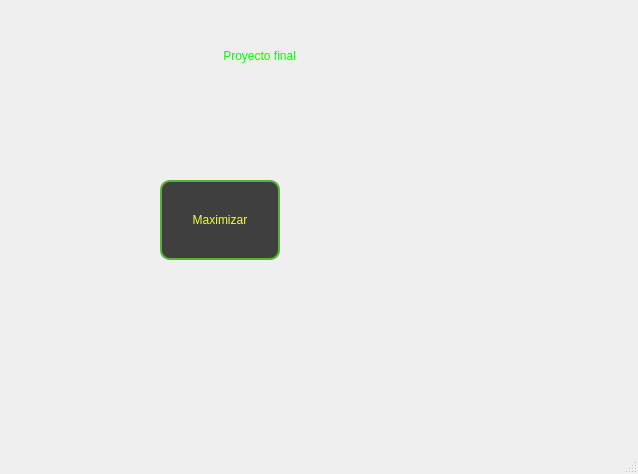
<?xml version="1.0" encoding="UTF-8"?>
<ui version="4.0">
 <class>MainWindow</class>
 <widget class="QMainWindow" name="MainWindow">
  <property name="enabled">
   <bool>true</bool>
  </property>
  <property name="geometry">
   <rect>
    <x>0</x>
    <y>0</y>
    <width>638</width>
    <height>474</height>
   </rect>
  </property>
  <property name="minimumSize">
   <size>
    <width>484</width>
    <height>0</height>
   </size>
  </property>
  <property name="maximumSize">
   <size>
    <width>638</width>
    <height>474</height>
   </size>
  </property>
  <property name="mouseTracking">
   <bool>true</bool>
  </property>
  <property name="windowTitle">
   <string>MainWindow</string>
  </property>
  <property name="styleSheet">
   <string notr="true">QWidget#centralwidget{
	background-color: qlineargradient(spread:pad, x1:0, y1:0, x2:1, y2:1, stop:0 		rgba(91, 91, 91, 255), stop:1 rgba(118, 118, 118, 255));
}
</string>
  </property>
  <widget class="QWidget" name="centralwidget">
   <widget class="QLabel" name="titulo">
    <property name="geometry">
     <rect>
      <x>220</x>
      <y>40</y>
      <width>271</width>
      <height>31</height>
     </rect>
    </property>
    <property name="cursor">
     <cursorShape>ArrowCursor</cursorShape>
    </property>
    <property name="styleSheet">
     <string notr="true">font: 85 20pt &quot;Bahnschrift&quot;;
color: rgb(0, 255, 0);</string>
    </property>
    <property name="text">
     <string> Proyecto final</string>
    </property>
   </widget>
   <widget class="QPushButton" name="boton1">
    <property name="geometry">
     <rect>
      <x>160</x>
      <y>180</y>
      <width>120</width>
      <height>80</height>
     </rect>
    </property>
    <property name="cursor">
     <cursorShape>PointingHandCursor</cursorShape>
    </property>
    <property name="styleSheet">
     <string notr="true">QPushButton#boton1{
color: #F0FF42;
font: 12pt &quot;Bahnschrift Condensed&quot;;
background-color: #3f3f3f;
border-radius: 10px;
border: 2px solid #54B435;
}
QPushButton:hover#boton1{
background-color: #55ffff;
color: black;
}</string>
    </property>
    <property name="text">
     <string>Maximizar</string>
  </property>
   </widget>
   <widget class="QPushButton" name="boton2">
    <property name="enabled">
     <bool>true</bool>
    </property>
    <property name="geometry">
     <rect>
      <x>400</x>
      <y>180</y>
      <width>120</width>
      <height>80</height>
     </rect>
    </property>
    <property name="cursor">
     <cursorShape>PointingHandCursor</cursorShape>
    </property>
    <property name="mouseTracking">
     <bool>false</bool>
    </property>
    <property name="styleSheet">
     <string notr="true">QPushButton#boton2{
color: ;
font: 12pt &quot;Bahnschrift Condensed&quot;;
background-color: ;
border-radius: 10px;
border: ;
}
QPushButton:hover#boton2{
background-color: ;
color: ;
}</string>
    </property>
    <property name="text">
     <string></string>
    </property>
   </widget>
  </widget>
  <widget class="QMenuBar" name="menubar">
   <property name="geometry">
    <rect>
     <x>0</x>
     <y>0</y>
     <width>638</width>
     <height>21</height>
    </rect>
   </property>
  </widget>
  <widget class="QStatusBar" name="statusbar"/>
 </widget>
 <resources/>
 <connections/>
</ui>
